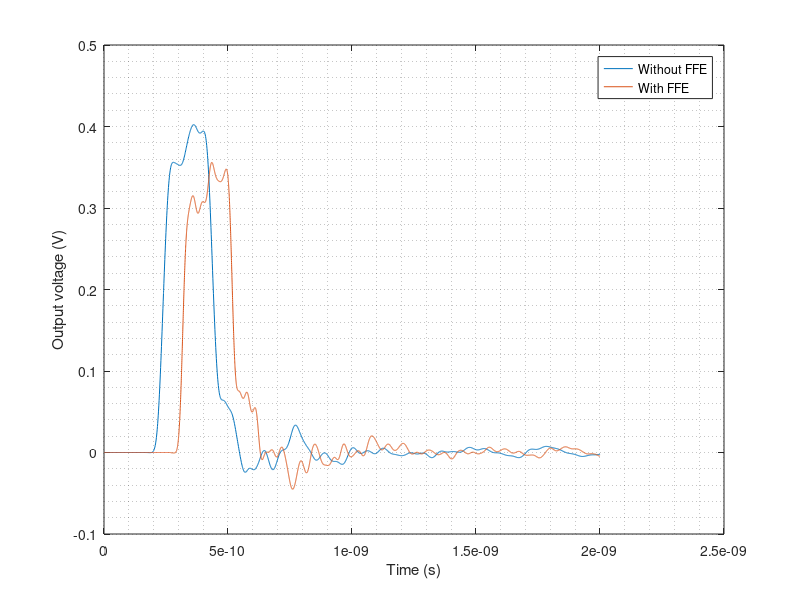

Source code (MATLAB): (Note: this script raises an error after producing the figure.)
format long e
close all
clear all

%% 5 GHZ
Tb = 0.2e-9;
max = 4.34875e-010;
figure(1)
fileID = fopen('./TRAN_simulations/ibm_topology_2_TRAN_5G.txt','r');
fgetl(fileID);
fileID2 = fopen('./TRAN_simulations/ibm_topology_2_TRAN_ffe_5G.txt','r');
fgetl(fileID2);
spice1 = fscanf(fileID, '%f %f', [2, inf]);
spice2 = fscanf(fileID2, '%f %f', [2, inf]);
plot(spice1(1,:), spice1(2,:))
hold on
plot(spice2(1,:), spice2(2,:))

grid minor
xlabel('Time (s)') 
ylabel('Output voltage (V)')
L = legend('Without FFE', 'With FFE');
L.AutoUpdate = 'off';
title('Measuring of pre and post-cursors (200 ps pulse)')

xline(max, '--');
xline(max + 1*Tb, '--');
xline(max + 2*Tb, '--');
xline(max + 3*Tb, '--');
xline(max + 4*Tb, '--');
xline(max - 1*Tb, '--');


%% 10 GHZ
Tb = 0.1e-9;
max= 3.08375e-010;
figure(2)
fileID = fopen('./TRAN_simulations/ibm_topology_2_TRAN_10G.txt','r');
fgetl(fileID);
fileID2 = fopen('./TRAN_simulations/ibm_topology_2_TRAN_ffe_10G.txt','r');
fgetl(fileID2);
spice1 = fscanf(fileID, '%f %f', [2, inf]);
spice2 = fscanf(fileID2, '%f %f', [2, inf]);
plot(spice1(1,:), spice1(2,:))
hold on
plot(spice2(1,:), spice2(2,:))

grid minor
xlabel('Time (s)') 
ylabel('Output voltage (V)')
L = legend('Without FFE', 'With FFE');
L.AutoUpdate = 'off';
title('Measuring of pre and post-cursors (100 ps pulse)')
xlim([0, 1.5e-9])

xline(max, '--');
xline(max + 1*Tb, '--');
xline(max + 2*Tb, '--');
xline(max + 3*Tb, '--');
xline(max + 4*Tb, '--');
xline(max - 2*Tb, '--');
xline(max - 1*Tb, '--');
